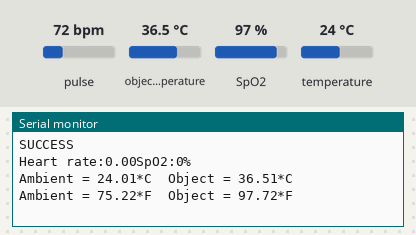
Simulated run of this sketch. Board: Arduino Uno, built with avr-gcc and run on an emulated ATmega328P. Shown: the last lines printed to the serial monitor. The inputs (shaded band) are chosen by the test bench; at power-on: pulse 72 bpm, object temperature 36.5 °C, SpO2 97 %, temperature 24 °C.

Above: at 1.2 s.
1.3 s: pulse set to 42 bpm
2.8 s: object temperature set to 20 °C
At 3.8 s:
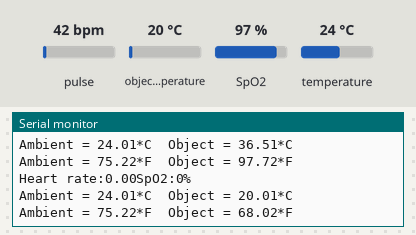
4.3 s: SpO2 set to 80 %
At 5.6 s:
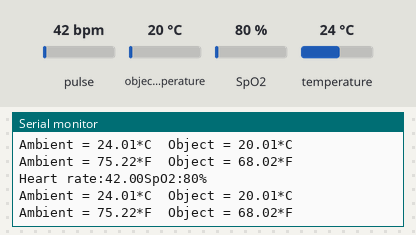
5.8 s: temperature set to 12 °C
At 6.8 s:
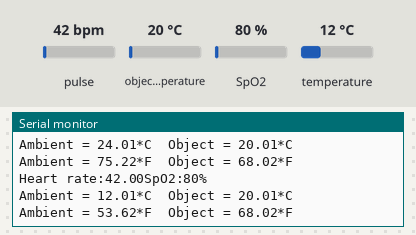
Timing chart, 0 to 8.3 s (numbered marks = the images above; inputs shaded):
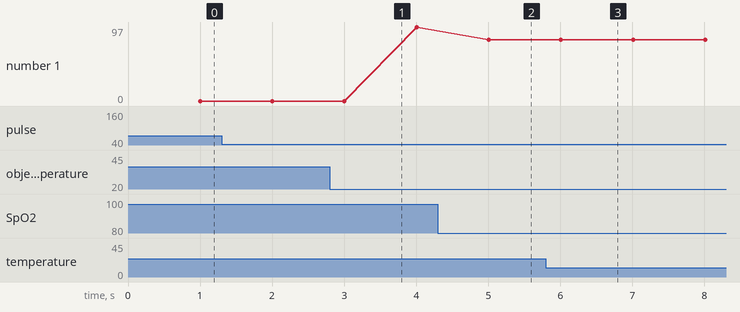

The sketch:

both_sensors.ino
```cpp
#include <Wire.h>

#include "MAX30100_PulseOximeter.h"
#define REPORTING_PERIOD_MS     1000
PulseOximeter pox;

#include <Adafruit_MLX90614.h>
Adafruit_MLX90614 mlx = Adafruit_MLX90614();

uint32_t tsLastReport = 0;
void onBeatDetected()
{
    Serial.println("Beat!");
}

void setup()
{
    Serial.begin(115200);
    mlx.begin();
    if (!mlx.begin()) {
      Serial.println("Error connecting to MLX sensor. Check wiring.");
      while (1);
    };

    // Initialize the PulseOximeter instance
    // Failures are generally due to an improper I2C wiring, missing power supply
    // or wrong target chip
    if (!pox.begin()) {
        Serial.println("FAILED");
        for(;;);
    } else {
        Serial.println("SUCCESS");
    }
     pox.setIRLedCurrent(MAX30100_LED_CURR_7_6MA);
}

void loop()
{

    pox.update();
    if (millis() - tsLastReport > REPORTING_PERIOD_MS) {
      double hr = pox.getHeartRate();
      double sp = pox.getSpO2();
      //if (hr>50 && sp>0){
        Serial.print("Heart rate:");
        Serial.print(pox.getHeartRate());
        Serial.print("SpO2:");
        Serial.print(pox.getSpO2());
        Serial.println("%");
      //}
        tsLastReport = millis();

        Serial.print("Ambient = "); Serial.print(mlx.readAmbientTempC());
        Serial.print("*C\tObject = "); Serial.print(mlx.readObjectTempC()); Serial.println("*C");
        Serial.print("Ambient = "); Serial.print(mlx.readAmbientTempF());
        Serial.print("*F\tObject = "); Serial.print(mlx.readObjectTempF()); Serial.println("*F");
        Serial.println();

    }


}
```

Measured:
- after the input at 2.8 s, the serial monitor: prints a new line after 0.21 s (image 1)
- after the input at 4.3 s, the serial monitor: prints a new line after 0.71 s (image 2)
- after the input at 5.8 s, the serial monitor: prints a new line after 0.21 s (image 3)
- plotted number 1: 97 → 80 after the input at 4.3 s
